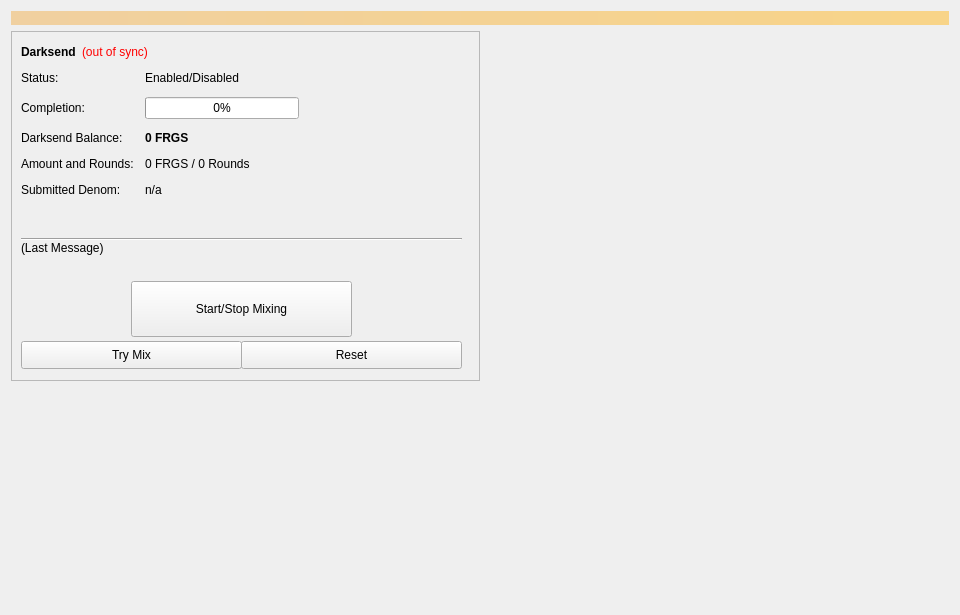
<?xml version="1.0" encoding="UTF-8"?>
<ui version="4.0">
 <class>Coinmix</class>
 <widget class="QWidget" name="Coinmix">
  <property name="geometry">
   <rect>
    <x>0</x>
    <y>0</y>
    <width>960</width>
    <height>615</height>
   </rect>
  </property>
  <property name="minimumSize">
   <size>
    <width>960</width>
    <height>0</height>
   </size>
  </property>
  <property name="windowTitle">
   <string>Form</string>
  </property>
  <layout class="QVBoxLayout" name="topLayout">
   <item>
    <widget class="QLabel" name="labelAlerts">
     <property name="visible">
      <bool>false</bool>
     </property>
     <property name="styleSheet">
      <string notr="true">background-color: qlineargradient(x1: 0, y1: 0, x2: 1, y2: 0, stop:0 #F0D0A0, stop:1 #F8D488); color:#000000;</string>
     </property>
     <property name="wordWrap">
      <bool>true</bool>
     </property>
     <property name="margin">
      <number>3</number>
     </property>
    </widget>
   </item>
   <item>
    <layout class="QHBoxLayout" name="horizontalLayout" stretch="1,1">
     <item>
      <layout class="QVBoxLayout" name="verticalLayout_2">
       <item>
        <widget class="QFrame" name="frameDarksend">
         <property name="minimumSize">
          <size>
           <width>0</width>
           <height>350</height>
          </size>
         </property>
         <property name="layoutDirection">
          <enum>Qt::LeftToRight</enum>
         </property>
         <property name="frameShape">
          <enum>QFrame::StyledPanel</enum>
         </property>
         <property name="frameShadow">
          <enum>QFrame::Raised</enum>
         </property>
         <widget class="QWidget" name="formLayoutWidget">
          <property name="geometry">
           <rect>
            <x>10</x>
            <y>40</y>
            <width>451</width>
            <height>161</height>
           </rect>
          </property>
          <layout class="QFormLayout" name="formLayout">
           <property name="fieldGrowthPolicy">
            <enum>QFormLayout::AllNonFixedFieldsGrow</enum>
           </property>
           <property name="horizontalSpacing">
            <number>11</number>
           </property>
           <property name="verticalSpacing">
            <number>12</number>
           </property>
           <item row="0" column="0">
            <widget class="QLabel" name="label_6">
             <property name="text">
              <string>Status:</string>
             </property>
            </widget>
           </item>
           <item row="1" column="0">
            <widget class="QLabel" name="label_7">
             <property name="text">
              <string>Completion:</string>
             </property>
            </widget>
           </item>
           <item row="1" column="1">
            <widget class="QProgressBar" name="DarksendProgress">
             <property name="maximumSize">
              <size>
               <width>154</width>
               <height>16777215</height>
              </size>
             </property>
             <property name="value">
              <number>0</number>
             </property>
            </widget>
           </item>
           <item row="2" column="0">
            <widget class="QLabel" name="labelAnonymizedText">
             <property name="text">
              <string>Darksend Balance:</string>
             </property>
            </widget>
           </item>
           <item row="2" column="1">
            <widget class="QLabel" name="labelAnonymized">
             <property name="font">
              <font>
               <weight>75</weight>
               <bold>true</bold>
              </font>
             </property>
             <property name="text">
              <string notr="true">0 FRGS</string>
             </property>
            </widget>
           </item>
           <item row="3" column="0">
            <widget class="QLabel" name="label_8">
             <property name="text">
              <string>Amount and Rounds:</string>
             </property>
            </widget>
           </item>
           <item row="3" column="1">
            <widget class="QLabel" name="labelAmountRounds">
             <property name="text">
              <string>0 FRGS / 0 Rounds</string>
             </property>
            </widget>
           </item>
           <item row="4" column="0">
            <widget class="QLabel" name="label_9">
             <property name="text">
              <string>Submitted Denom:</string>
             </property>
            </widget>
           </item>
           <item row="4" column="1">
            <widget class="QLabel" name="labelSubmittedDenom">
             <property name="toolTip">
              <string>The denominations you submitted to the Masternode.&lt;br&gt;To mix, other users must submit the exact same denominations.</string>
             </property>
             <property name="text">
              <string>n/a</string>
             </property>
            </widget>
           </item>
           <item row="0" column="1">
            <widget class="QLabel" name="DarksendEnabled">
             <property name="text">
              <string>Enabled/Disabled</string>
             </property>
            </widget>
           </item>
          </layout>
         </widget>
         <widget class="QPushButton" name="runAutoDenom">
          <property name="geometry">
           <rect>
            <x>251</x>
            <y>17</y>
            <width>1</width>
            <height>1</height>
           </rect>
          </property>
          <property name="palette">
           <palette>
            <active>
             <colorrole role="WindowText">
              <brush brushstyle="SolidPattern">
               <color alpha="255">
                <red>0</red>
                <green>0</green>
                <blue>0</blue>
               </color>
              </brush>
             </colorrole>
             <colorrole role="Button">
              <brush brushstyle="SolidPattern">
               <color alpha="255">
                <red>239</red>
                <green>238</green>
                <blue>238</blue>
               </color>
              </brush>
             </colorrole>
             <colorrole role="Light">
              <brush brushstyle="SolidPattern">
               <color alpha="255">
                <red>255</red>
                <green>255</green>
                <blue>255</blue>
               </color>
              </brush>
             </colorrole>
             <colorrole role="Midlight">
              <brush brushstyle="SolidPattern">
               <color alpha="255">
                <red>247</red>
                <green>246</green>
                <blue>246</blue>
               </color>
              </brush>
             </colorrole>
             <colorrole role="Dark">
              <brush brushstyle="SolidPattern">
               <color alpha="255">
                <red>119</red>
                <green>119</green>
                <blue>119</blue>
               </color>
              </brush>
             </colorrole>
             <colorrole role="Mid">
              <brush brushstyle="SolidPattern">
               <color alpha="255">
                <red>159</red>
                <green>159</green>
                <blue>159</blue>
               </color>
              </brush>
             </colorrole>
             <colorrole role="Text">
              <brush brushstyle="SolidPattern">
               <color alpha="255">
                <red>0</red>
                <green>0</green>
                <blue>0</blue>
               </color>
              </brush>
             </colorrole>
             <colorrole role="BrightText">
              <brush brushstyle="SolidPattern">
               <color alpha="255">
                <red>255</red>
                <green>255</green>
                <blue>255</blue>
               </color>
              </brush>
             </colorrole>
             <colorrole role="ButtonText">
              <brush brushstyle="SolidPattern">
               <color alpha="255">
                <red>0</red>
                <green>0</green>
                <blue>0</blue>
               </color>
              </brush>
             </colorrole>
             <colorrole role="Base">
              <brush brushstyle="SolidPattern">
               <color alpha="255">
                <red>255</red>
                <green>255</green>
                <blue>255</blue>
               </color>
              </brush>
             </colorrole>
             <colorrole role="Window">
              <brush brushstyle="SolidPattern">
               <color alpha="255">
                <red>239</red>
                <green>238</green>
                <blue>238</blue>
               </color>
              </brush>
             </colorrole>
             <colorrole role="Shadow">
              <brush brushstyle="SolidPattern">
               <color alpha="255">
                <red>0</red>
                <green>0</green>
                <blue>0</blue>
               </color>
              </brush>
             </colorrole>
             <colorrole role="AlternateBase">
              <brush brushstyle="SolidPattern">
               <color alpha="255">
                <red>247</red>
                <green>246</green>
                <blue>246</blue>
               </color>
              </brush>
             </colorrole>
             <colorrole role="ToolTipBase">
              <brush brushstyle="SolidPattern">
               <color alpha="255">
                <red>255</red>
                <green>255</green>
                <blue>220</blue>
               </color>
              </brush>
             </colorrole>
             <colorrole role="ToolTipText">
              <brush brushstyle="SolidPattern">
               <color alpha="255">
                <red>0</red>
                <green>0</green>
                <blue>0</blue>
               </color>
              </brush>
             </colorrole>
            </active>
            <inactive>
             <colorrole role="WindowText">
              <brush brushstyle="SolidPattern">
               <color alpha="255">
                <red>0</red>
                <green>0</green>
                <blue>0</blue>
               </color>
              </brush>
             </colorrole>
             <colorrole role="Button">
              <brush brushstyle="SolidPattern">
               <color alpha="255">
                <red>239</red>
                <green>238</green>
                <blue>238</blue>
               </color>
              </brush>
             </colorrole>
             <colorrole role="Light">
              <brush brushstyle="SolidPattern">
               <color alpha="255">
                <red>255</red>
                <green>255</green>
                <blue>255</blue>
               </color>
              </brush>
             </colorrole>
             <colorrole role="Midlight">
              <brush brushstyle="SolidPattern">
               <color alpha="255">
                <red>247</red>
                <green>246</green>
                <blue>246</blue>
               </color>
              </brush>
             </colorrole>
             <colorrole role="Dark">
              <brush brushstyle="SolidPattern">
               <color alpha="255">
                <red>119</red>
                <green>119</green>
                <blue>119</blue>
               </color>
              </brush>
             </colorrole>
             <colorrole role="Mid">
              <brush brushstyle="SolidPattern">
               <color alpha="255">
                <red>159</red>
                <green>159</green>
                <blue>159</blue>
               </color>
              </brush>
             </colorrole>
             <colorrole role="Text">
              <brush brushstyle="SolidPattern">
               <color alpha="255">
                <red>0</red>
                <green>0</green>
                <blue>0</blue>
               </color>
              </brush>
             </colorrole>
             <colorrole role="BrightText">
              <brush brushstyle="SolidPattern">
               <color alpha="255">
                <red>255</red>
                <green>255</green>
                <blue>255</blue>
               </color>
              </brush>
             </colorrole>
             <colorrole role="ButtonText">
              <brush brushstyle="SolidPattern">
               <color alpha="255">
                <red>0</red>
                <green>0</green>
                <blue>0</blue>
               </color>
              </brush>
             </colorrole>
             <colorrole role="Base">
              <brush brushstyle="SolidPattern">
               <color alpha="255">
                <red>255</red>
                <green>255</green>
                <blue>255</blue>
               </color>
              </brush>
             </colorrole>
             <colorrole role="Window">
              <brush brushstyle="SolidPattern">
               <color alpha="255">
                <red>239</red>
                <green>238</green>
                <blue>238</blue>
               </color>
              </brush>
             </colorrole>
             <colorrole role="Shadow">
              <brush brushstyle="SolidPattern">
               <color alpha="255">
                <red>0</red>
                <green>0</green>
                <blue>0</blue>
               </color>
              </brush>
             </colorrole>
             <colorrole role="AlternateBase">
              <brush brushstyle="SolidPattern">
               <color alpha="255">
                <red>247</red>
                <green>246</green>
                <blue>246</blue>
               </color>
              </brush>
             </colorrole>
             <colorrole role="ToolTipBase">
              <brush brushstyle="SolidPattern">
               <color alpha="255">
                <red>255</red>
                <green>255</green>
                <blue>220</blue>
               </color>
              </brush>
             </colorrole>
             <colorrole role="ToolTipText">
              <brush brushstyle="SolidPattern">
               <color alpha="255">
                <red>0</red>
                <green>0</green>
                <blue>0</blue>
               </color>
              </brush>
             </colorrole>
            </inactive>
            <disabled>
             <colorrole role="WindowText">
              <brush brushstyle="SolidPattern">
               <color alpha="255">
                <red>119</red>
                <green>119</green>
                <blue>119</blue>
               </color>
              </brush>
             </colorrole>
             <colorrole role="Button">
              <brush brushstyle="SolidPattern">
               <color alpha="255">
                <red>239</red>
                <green>238</green>
                <blue>238</blue>
               </color>
              </brush>
             </colorrole>
             <colorrole role="Light">
              <brush brushstyle="SolidPattern">
               <color alpha="255">
                <red>255</red>
                <green>255</green>
                <blue>255</blue>
               </color>
              </brush>
             </colorrole>
             <colorrole role="Midlight">
              <brush brushstyle="SolidPattern">
               <color alpha="255">
                <red>247</red>
                <green>246</green>
                <blue>246</blue>
               </color>
              </brush>
             </colorrole>
             <colorrole role="Dark">
              <brush brushstyle="SolidPattern">
               <color alpha="255">
                <red>119</red>
                <green>119</green>
                <blue>119</blue>
               </color>
              </brush>
             </colorrole>
             <colorrole role="Mid">
              <brush brushstyle="SolidPattern">
               <color alpha="255">
                <red>159</red>
                <green>159</green>
                <blue>159</blue>
               </color>
              </brush>
             </colorrole>
             <colorrole role="Text">
              <brush brushstyle="SolidPattern">
               <color alpha="255">
                <red>119</red>
                <green>119</green>
                <blue>119</blue>
               </color>
              </brush>
             </colorrole>
             <colorrole role="BrightText">
              <brush brushstyle="SolidPattern">
               <color alpha="255">
                <red>255</red>
                <green>255</green>
                <blue>255</blue>
               </color>
              </brush>
             </colorrole>
             <colorrole role="ButtonText">
              <brush brushstyle="SolidPattern">
               <color alpha="255">
                <red>119</red>
                <green>119</green>
                <blue>119</blue>
               </color>
              </brush>
             </colorrole>
             <colorrole role="Base">
              <brush brushstyle="SolidPattern">
               <color alpha="255">
                <red>239</red>
                <green>238</green>
                <blue>238</blue>
               </color>
              </brush>
             </colorrole>
             <colorrole role="Window">
              <brush brushstyle="SolidPattern">
               <color alpha="255">
                <red>239</red>
                <green>238</green>
                <blue>238</blue>
               </color>
              </brush>
             </colorrole>
             <colorrole role="Shadow">
              <brush brushstyle="SolidPattern">
               <color alpha="255">
                <red>0</red>
                <green>0</green>
                <blue>0</blue>
               </color>
              </brush>
             </colorrole>
             <colorrole role="AlternateBase">
              <brush brushstyle="SolidPattern">
               <color alpha="255">
                <red>239</red>
                <green>238</green>
                <blue>238</blue>
               </color>
              </brush>
             </colorrole>
             <colorrole role="ToolTipBase">
              <brush brushstyle="SolidPattern">
               <color alpha="255">
                <red>255</red>
                <green>255</green>
                <blue>220</blue>
               </color>
              </brush>
             </colorrole>
             <colorrole role="ToolTipText">
              <brush brushstyle="SolidPattern">
               <color alpha="255">
                <red>0</red>
                <green>0</green>
                <blue>0</blue>
               </color>
              </brush>
             </colorrole>
            </disabled>
           </palette>
          </property>
          <property name="focusPolicy">
           <enum>Qt::NoFocus</enum>
          </property>
          <property name="autoFillBackground">
           <bool>true</bool>
          </property>
          <property name="text">
           <string/>
          </property>
          <property name="flat">
           <bool>true</bool>
          </property>
         </widget>
         <widget class="QPushButton" name="toggleDarksend">
          <property name="geometry">
           <rect>
            <x>120</x>
            <y>250</y>
            <width>221</width>
            <height>56</height>
           </rect>
          </property>
          <property name="sizePolicy">
           <sizepolicy hsizetype="MinimumExpanding" vsizetype="Fixed">
            <horstretch>0</horstretch>
            <verstretch>0</verstretch>
           </sizepolicy>
          </property>
          <property name="text">
           <string>Start/Stop Mixing</string>
          </property>
         </widget>
         <widget class="Line" name="lineLastMessage">
          <property name="geometry">
           <rect>
            <x>10</x>
            <y>200</y>
            <width>441</width>
            <height>16</height>
           </rect>
          </property>
          <property name="orientation">
           <enum>Qt::Horizontal</enum>
          </property>
         </widget>
         <widget class="QLabel" name="DarksendStatus">
          <property name="geometry">
           <rect>
            <x>10</x>
            <y>210</y>
            <width>451</width>
            <height>43</height>
           </rect>
          </property>
          <property name="minimumSize">
           <size>
            <width>288</width>
            <height>43</height>
           </size>
          </property>
          <property name="text">
           <string>(Last Message)</string>
          </property>
          <property name="alignment">
           <set>Qt::AlignLeading|Qt::AlignLeft|Qt::AlignTop</set>
          </property>
          <property name="wordWrap">
           <bool>true</bool>
          </property>
         </widget>
         <widget class="QPushButton" name="DarksendAuto">
          <property name="geometry">
           <rect>
            <x>10</x>
            <y>310</y>
            <width>221</width>
            <height>28</height>
           </rect>
          </property>
          <property name="sizePolicy">
           <sizepolicy hsizetype="MinimumExpanding" vsizetype="Fixed">
            <horstretch>0</horstretch>
            <verstretch>0</verstretch>
           </sizepolicy>
          </property>
          <property name="toolTip">
           <string>Try to manually submit a Darksend request.</string>
          </property>
          <property name="text">
           <string>Try Mix</string>
          </property>
         </widget>
         <widget class="QPushButton" name="DarksendReset">
          <property name="geometry">
           <rect>
            <x>230</x>
            <y>310</y>
            <width>221</width>
            <height>28</height>
           </rect>
          </property>
          <property name="sizePolicy">
           <sizepolicy hsizetype="MinimumExpanding" vsizetype="Fixed">
            <horstretch>0</horstretch>
            <verstretch>0</verstretch>
           </sizepolicy>
          </property>
          <property name="toolTip">
           <string>Reset the current status of Darksend (can interrupt Darksend if it's in the process of Mixing, which can cost you money!)</string>
          </property>
          <property name="autoFillBackground">
           <bool>false</bool>
          </property>
          <property name="text">
           <string>Reset</string>
          </property>
         </widget>
         <widget class="QWidget" name="layoutWidget">
          <property name="geometry">
           <rect>
            <x>10</x>
            <y>10</y>
            <width>431</width>
            <height>22</height>
           </rect>
          </property>
          <layout class="QHBoxLayout" name="horizontalLayout_5">
           <item>
            <widget class="QLabel" name="label_2">
             <property name="font">
              <font>
               <weight>75</weight>
               <bold>true</bold>
              </font>
             </property>
             <property name="text">
              <string>Darksend</string>
             </property>
            </widget>
           </item>
           <item>
            <widget class="QLabel" name="labelDarksendSyncStatus">
             <property name="toolTip">
              <string>The displayed information may be out of date. Your wallet automatically synchronizes with the FRGS network after a connection is established, but this process has not completed yet.</string>
             </property>
             <property name="styleSheet">
              <string notr="true">QLabel { color: red; }</string>
             </property>
             <property name="text">
              <string notr="true">(out of sync)</string>
             </property>
             <property name="alignment">
              <set>Qt::AlignLeading|Qt::AlignLeft|Qt::AlignVCenter</set>
             </property>
            </widget>
           </item>
           <item>
            <spacer name="horizontalSpacer_4">
             <property name="orientation">
              <enum>Qt::Horizontal</enum>
             </property>
             <property name="sizeHint" stdset="0">
              <size>
               <width>40</width>
               <height>20</height>
              </size>
             </property>
            </spacer>
           </item>
          </layout>
         </widget>
        </widget>
       </item>
       <item>
        <spacer name="verticalSpacer">
         <property name="orientation">
          <enum>Qt::Vertical</enum>
         </property>
         <property name="sizeHint" stdset="0">
          <size>
           <width>20</width>
           <height>40</height>
          </size>
         </property>
        </spacer>
       </item>
      </layout>
     </item>
     <item>
      <layout class="QVBoxLayout" name="verticalLayout_3">
       <item>
        <spacer name="verticalSpacer_2">
         <property name="orientation">
          <enum>Qt::Vertical</enum>
         </property>
         <property name="sizeType">
          <enum>QSizePolicy::Expanding</enum>
         </property>
         <property name="sizeHint" stdset="0">
          <size>
           <width>20</width>
           <height>40</height>
          </size>
         </property>
        </spacer>
       </item>
      </layout>
     </item>
    </layout>
   </item>
  </layout>
 </widget>
 <resources/>
 <connections/>
</ui>
